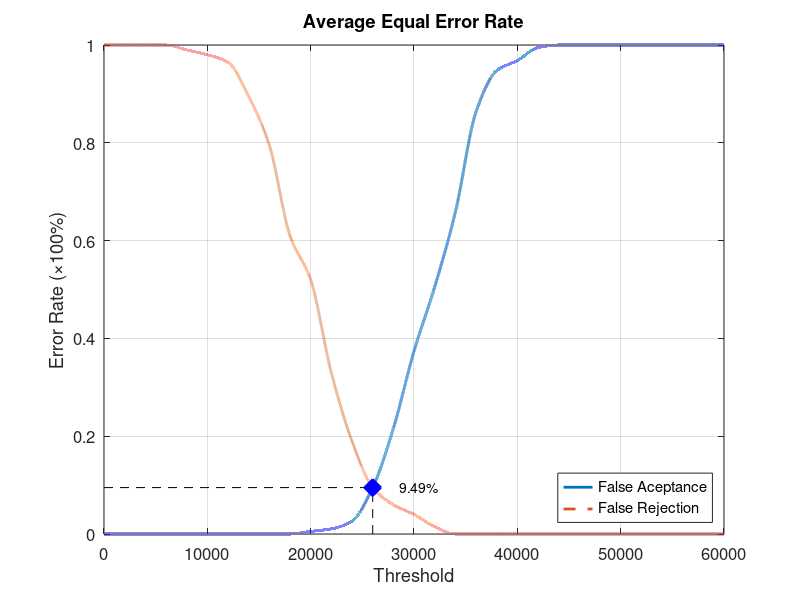
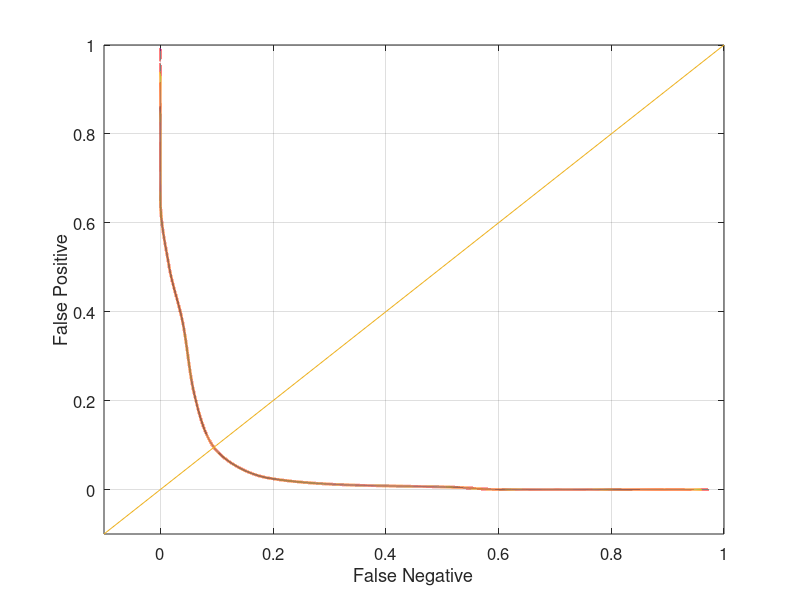

Source code (MATLAB) for these figures, in order:
function yEER = Database1_3
close all;
clear;
clc;
x = 0:2000:60000;
xq = 0:0.5:60000;

y0 = [0 0 0 0 0 0 0 0 0 0 0.00526316 0.0105263 0.0263158 0.0947368 0.215789 0.373684 0.505263 0.657895 0.863158 0.947368 0.968421 0.994737 1 1 1 1 1 1 1 1 1];
yy0 = interp1(x, y0, xq, 'pchip');
y1 = [1 1 1 1 0.99 0.98 0.965 0.895 0.795 0.61 0.52 0.33 0.19 0.095 0.06 0.04 0.015 0 0 0 0 0 0 0 0 0 0 0 0 0 0];
yy1 = interp1(x, y1, xq, 'pchip');

% Calculating EER: 
y2 = abs(y0 - y1);
find(y2 == min(y2))
yy2 = abs(yy0 - yy1);
xEER = find(yy2 == min(yy2));
xEERIndex = xq(xEER) % X-axis EER
yEER = yy0(xEER) % Y-axis EER

main = figure
plot(xq, yy0,'-','LineWidth', 2);	hold on
plot(xq, yy1,'--','LineWidth', 2);	hold on
plot([xEERIndex xEERIndex], [0 yEER], 'k--');	hold on
plot([0 xEERIndex], [yEER yEER], 'k--');	hold on
plot(xEERIndex, yEER, 'bx', 'LineWidth', 10);	hold on
text(xEERIndex + 10 * xEERIndex / 100, yEER, [num2str(round((10000 * yEER)) / 100) '%'])
legend('False Aceptance', 'False Rejection', 'Location', 'SouthEast')
xlabel('Threshold')
ylabel('Error Rate (\times100%)')
title('Average Equal Error Rate')
set(gca, 'FontSize', 12)
axis([0 60000 0 1])
grid on

print(main, 'Database1_3Main', '-dpng');
FNRxFPR = figure('Color', [1 1 1]);
plot(yy1, yy0, '-', yy1, yy0, 'LineWidth', 2);
hold on
y = -0.1:0.1:1
plot(y, y); 
set(gca, 'FontSize', 12)
xlabel('False Negative')
ylabel('False Positive')
axis([-0.1 1 -0.1 1])
set(gca, 'FontSize', 12)
grid on

print(FNRxFPR, 'Database1_3FNRxFPR','-dpng');
end
